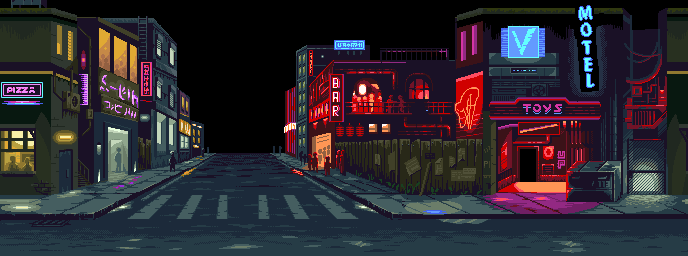

Rendered tile map (Tiled .tmx) drawn with the repository's tilesets; below, a short description and the full map source, tile grids included:
An orthogonal 43x16 tile map with 16x16 px tiles, 1 tile layer (BehindPlayer).

<map version="1.5" tiledversion="1.7.2" orientation="orthogonal" renderorder="right-down" width="43" height="16" tilewidth="16" tileheight="16" infinite="0" nextlayerid="4" nextobjectid="1">
 <tileset firstgid="1" source="../foreground.tsx" />
 <layer id="1" name="BehindPlayer" width="43" height="16">
  <data encoding="csv">
44,45,46,47,48,49,50,51,52,53,54,55,56,57,58,59,60,61,62,63,64,65,66,67,68,69,70,71,72,73,74,75,76,77,78,79,80,81,82,83,84,85,86,
87,88,89,90,91,92,93,94,95,96,97,98,99,100,101,102,103,104,105,106,107,108,109,110,111,112,113,114,115,116,117,118,119,120,121,122,123,124,125,126,127,128,129,
130,131,132,133,134,135,136,137,138,139,140,141,142,143,144,145,146,147,148,149,150,151,152,153,154,155,156,157,158,159,160,161,162,163,164,165,166,167,168,169,170,171,172,
173,174,175,176,177,178,179,180,181,182,183,184,185,186,187,188,189,190,191,192,193,194,195,196,197,198,199,200,201,202,203,204,205,206,207,208,209,210,211,212,213,214,215,
216,217,218,219,220,221,222,223,224,225,226,227,228,229,230,231,232,233,234,235,236,237,238,239,240,241,242,243,244,245,246,247,248,249,250,251,252,253,254,255,256,257,258,
259,260,261,262,263,264,265,266,267,268,269,270,271,272,273,274,275,276,277,278,279,280,281,282,283,284,285,286,287,288,289,290,291,292,293,294,295,296,297,298,299,300,301,
302,303,304,305,306,307,308,309,310,311,312,313,314,315,316,317,318,319,320,321,322,323,324,325,326,327,328,329,330,331,332,333,334,335,336,337,338,339,340,341,342,343,344,
345,346,347,348,349,350,351,352,353,354,355,356,357,358,359,360,361,362,363,364,365,366,367,368,369,370,371,372,373,374,375,376,377,378,379,380,381,382,383,384,385,386,387,
388,389,390,391,392,393,394,395,396,397,398,399,400,401,402,403,404,405,406,407,408,409,410,411,412,413,414,415,416,417,418,419,420,421,422,423,424,425,426,427,428,429,430,
431,432,433,434,435,436,437,438,439,440,441,442,443,444,445,446,447,448,449,450,451,452,453,454,455,456,457,458,459,460,461,462,463,464,465,466,467,468,469,470,471,472,473,
474,475,476,477,478,479,480,481,482,483,484,485,486,487,488,489,490,491,492,493,494,495,496,497,498,499,500,501,502,503,504,505,506,507,508,509,510,511,512,513,514,515,516,
517,518,519,520,521,522,523,524,525,526,527,528,529,530,531,532,533,534,535,536,537,538,539,540,541,542,543,544,545,546,547,548,549,550,551,552,553,554,555,556,557,558,559,
560,561,562,563,564,565,566,567,568,569,570,571,572,573,574,575,576,577,578,579,580,581,582,583,584,585,586,587,588,589,590,591,592,593,594,595,596,597,598,599,600,601,602,
603,604,605,606,607,608,609,610,611,612,613,614,615,616,617,618,619,620,621,622,623,624,625,626,627,628,629,630,631,632,633,634,635,636,637,638,639,640,641,642,643,644,645,
646,647,648,649,650,651,652,653,654,655,656,657,658,659,660,661,662,663,664,665,666,667,668,669,670,671,672,673,674,675,676,677,678,679,680,681,682,683,684,685,686,687,688,
689,690,691,692,693,694,695,696,697,698,699,700,701,702,703,704,705,706,707,708,709,710,711,712,713,714,715,716,717,718,719,720,721,722,723,724,725,726,727,728,729,730,731
</data>
 </layer>
</map>